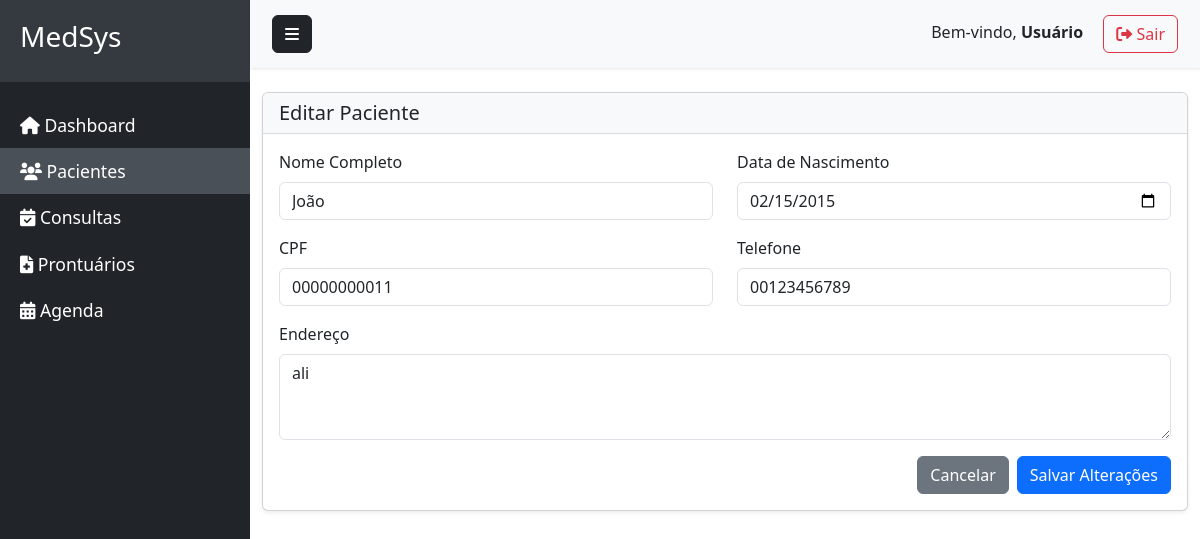
The page /pacientes/1/editar/ on the database its author committed.
### clinica/models.py (models this page shows, shortened)
class Paciente(models.Model):
    nome = models.CharField(max_length=100)
    data_nascimento = models.DateField()
    cpf = models.CharField(max_length=14, unique=True)
    telefone = models.CharField(max_length=20)
    endereco = models.TextField()

### prontuario/views.py (the view, shortened to what this page needs)
# urls.py: path('pacientes/<int:paciente_id>/editar/', views.editar_paciente, name='editar_paciente'),
def editar_paciente(request, paciente_id):
    paciente = get_object_or_404(Paciente, id=paciente_id)
    return render(request, 'editar_paciente.html', {'paciente': paciente})

### templates/editar_paciente.html (shortened to what this page needs)
{% extends 'base.html' %}
{% block content %}
<div class="row mt-4">
    <div class="col-12">
        <div class="card">
            <div class="card-header">
                <h5 class="mb-0">Editar Paciente</h5>
            </div>
            <div class="card-body">
                <form method="POST">
                    <div class="row">
                        <div class="col-md-6 mb-3">
                            <label for="nome" class="form-label">Nome Completo</label>
                            <input type="text" class="form-control" id="nome" name="nome" value="{{ paciente.nome }}" required>
                        </div>
                        <div class="col-md-6 mb-3">
                            <label for="data_nascimento" class="form-label">Data de Nascimento</label>
                            <input type="date" class="form-control" id="data_nascimento" name="data_nascimento" value="{{ paciente.data_nascimento|date:'Y-m-d' }}" required>
                        </div>
                    </div>
                    <div class="row">
                        <div class="col-md-6 mb-3">
                            <label for="cpf" class="form-label">CPF</label>
                            <input type="text" class="form-control" id="cpf" name="cpf" value="{{ paciente.cpf }}" required>
                        </div>
                        <div class="col-md-6 mb-3">
                            <label for="telefone" class="form-label">Telefone</label>
                            <input type="tel" class="form-control" id="telefone" name="telefone" value="{{ paciente.telefone }}" required>
                        </div>
                    </div>
                    <div class="mb-3">
                        <label for="endereco" class="form-label">Endereço</label>
                        <textarea class="form-control" id="endereco" name="endereco" rows="3" required>{{ paciente.endereco }}</textarea>
                    </div>
                    <div class="d-flex justify-content-end">
                        <a href="{% url 'visualizar_paciente' paciente.id %}" class="btn btn-secondary me-2">Cancelar</a>
                        <button type="submit" class="btn btn-primary">Salvar Alterações</button>
                    </div>
                </form>
            </div>
        </div>
    </div>
</div>
{% endblock %}

### static/style.css (style rules this page uses)
.card { margin-bottom: 20px; box-shadow: 0 0.125rem 0.25rem rgba(0, 0, 0, 0.075); }
.card-header { background-color: #f8f9fa; border-bottom: 1px solid rgba(0, 0, 0, 0.125); }

### rows shown on the page
Paciente: nome "João", data_nascimento "02/15/2015", cpf "00000000011", telefone "00123456789", endereco "ali"
